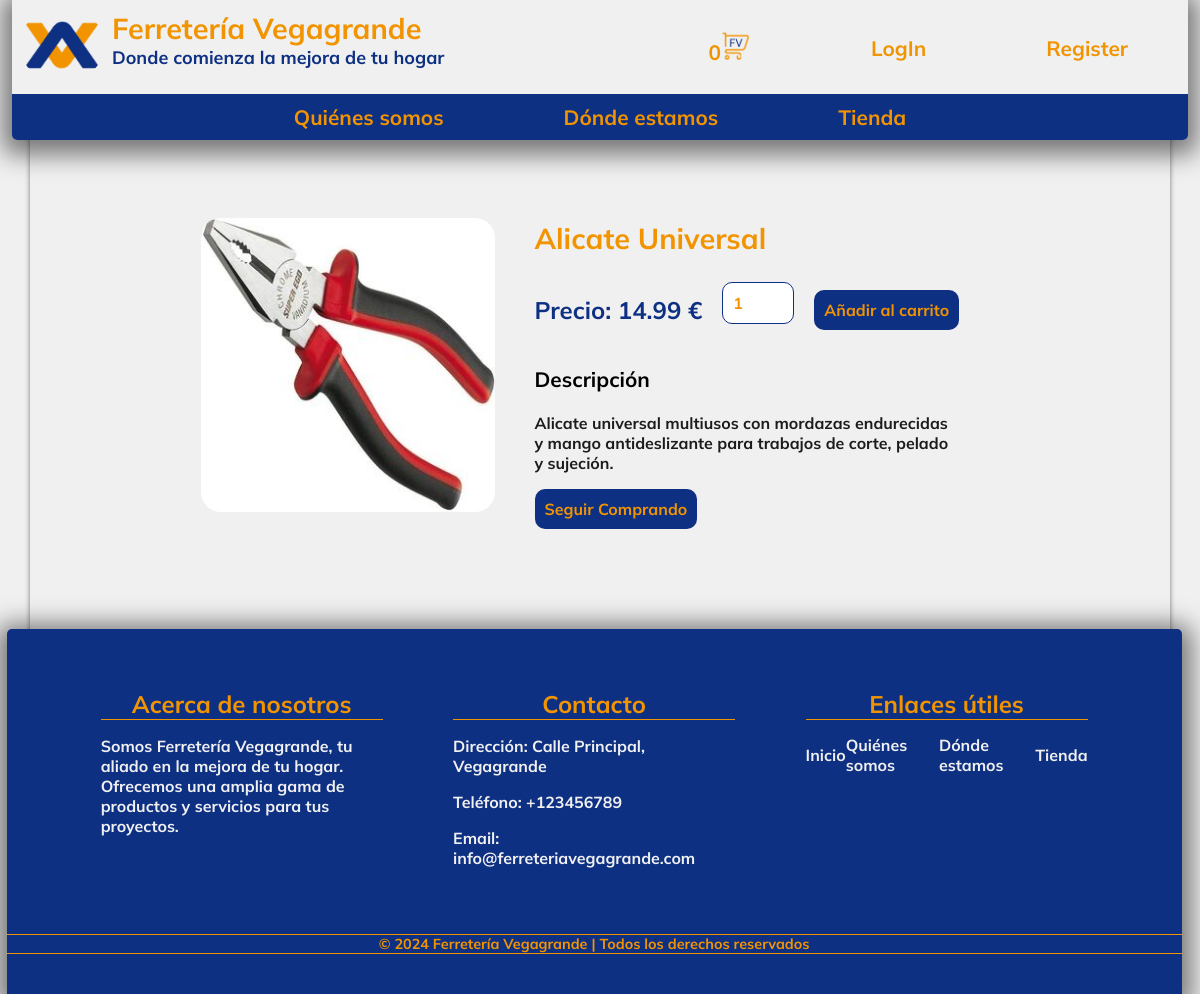
The app's page /templates/product.php?product_id=81 with its own data.
### tables this page shows
CREATE TABLE `productos` (
  `id` int(11) NOT NULL,
  `name` varchar(255) NOT NULL,
  `description` varchar(1500) DEFAULT NULL,
  `price` decimal(10,2) NOT NULL,
  `img` varchar(225) NOT NULL
);

### templates/product.php (the view, shortened to what this page needs)
<?php
include("../api/header.php");
$conn = connectDB();
if($conn){
    if(isset($_GET['product_id']) && !empty($_GET['product_id'])) {
        $product_id = $_GET['product_id'];
        $query = "SELECT * FROM productos WHERE id = :product_id";
        $statement = $conn->prepare($query);
        $statement->bindParam(':product_id', $product_id);
        $statement->execute();
        $producto = $statement->fetch(PDO::FETCH_ASSOC);
    } else {
        header("Location: ../index.html");
        exit();
    }
} else {
    echo "Error al conectar a la base de datos";
    exit();
}
?>
<!DOCTYPE html>
<html lang="en">
<head>
    <link rel="stylesheet" href="../styles/product.css">
</head>
<body>
<div class="page">
    <div class="item-container">
        <?php if(isset($producto) && !empty($producto)): ?>
            <div class="img-container">
            <img src="../assets/img/productos/<?= $producto['img'] ?>" alt="<?= $producto['name'] ?>">
            </div>
            <div class="item-data-container">
                <h1 class="item-title"><?= $producto['name'] ?></h1>
                <div class="item-buy-container">
                    <h2>Precio: <?= $producto['price']?> €</h2>
                    <input type="number" class="quantity-input" value="1" min="1">
                    <button class="add-to-cart-btn-product" data-product-id="<?php echo $producto['id']; ?>">Añadir al carrito</button>
                </div>
                <div class="item-descriptin-container">
                    <h3 class="h3">Descripción</h3>
                    <p class="parragraf"><?= $producto['description'] ?></p>
                </div>
                <a href="shop.php"><button>Seguir Comprando</button></a>
            </div>
        <?php else: ?>
            <p>No se encontró el producto</p>
        <?php endif; ?>
    </div>
<?php
include("../api/footer.php");
?>
</div>
</body>
</html>

### styles/product.css (style rules this page uses)
.item-container { margin: 80px auto; display: flex; flex-direction: row; width: 70%; }
.img-container { display: flex; width: 400px; align-items: center; justify-content: center }
.img-container img { width:100% ; }
.item-data-container { width: 60%; margin-inline: 40px ; }
.item-buy-container { width: 70%; display: flex; flex-direction: row; justify-content: space-between; align-items: center; }
.item-buy-container button { white-space: nowrap; }
.item-buy-container h2 { white-space: nowrap; }
.item-descriptin-container { width: 100%; }
.item-buy-container input { width: 50px; }
.item-buy-container h2 { color: #0e3083; }

### styles/style.css (style rules this page uses)
body { font-family: Mulish; background-color: #f0f0f0; width: 98%; margin: 0 auto; padding-top: 150px; }
.page { width: 97%; box-shadow: 0 2px 5px rgba(0, 0, 0, 0.5); border-top: 1px solid transparent; margin: 0 auto; }
h1 { color: #f29400; font-size: 2em; }
h2 { color: #f29400; font-size: 1.7em; }
h3 { font-size: 1.5em; }
.parragraf { color: #1c1c1c; font-size: 1.3em; }
img { width: 100px; border-radius: 20px; }
a { color: #f29400; text-decoration: none; transition: 0.3s ease-in-out; }
button { font-family: Mulish; font-size: 1.3em; padding: 10px; border-radius: 10px; border: none; background-color: #0e3083; color: #f29400; cursor: pointer; transition: 0.3s ease-in-out; }
input { font-family: Mulish; color: #f29400; font-size: 1em; border-radius: 10px; margin: 20px; margin-top: 5px; padding: 10px; border: 1px solid #0e3083; border-radius: 10px; }
input::placeholder { color: #f29400; }
@media screen and (width < 1441px) { body { padding-top: 120px; } }
@media screen and (width < 1441px) { h1 { color: #f29400; font-size: 1.8em; } }
@media screen and (width < 1441px) { h2 { font-size: 1.5em; } }
@media screen and (width < 1441px) { h3 { font-size: 1.3em; } }
@media screen and (width < 1441px) { .parragraf { color: #1c1c1c; font-size: 1em; } }
@media screen and (width < 1441px) { button { font-size: 1em; } }

### records on screen
productos: img (picture), name "Alicate Universal", price "14.99", description "Alicate universal multiusos con mordazas endurecidas y mango antideslizante para trabajos de corte, pelado y sujeción."

### other values on screen
$total_productos "0"
